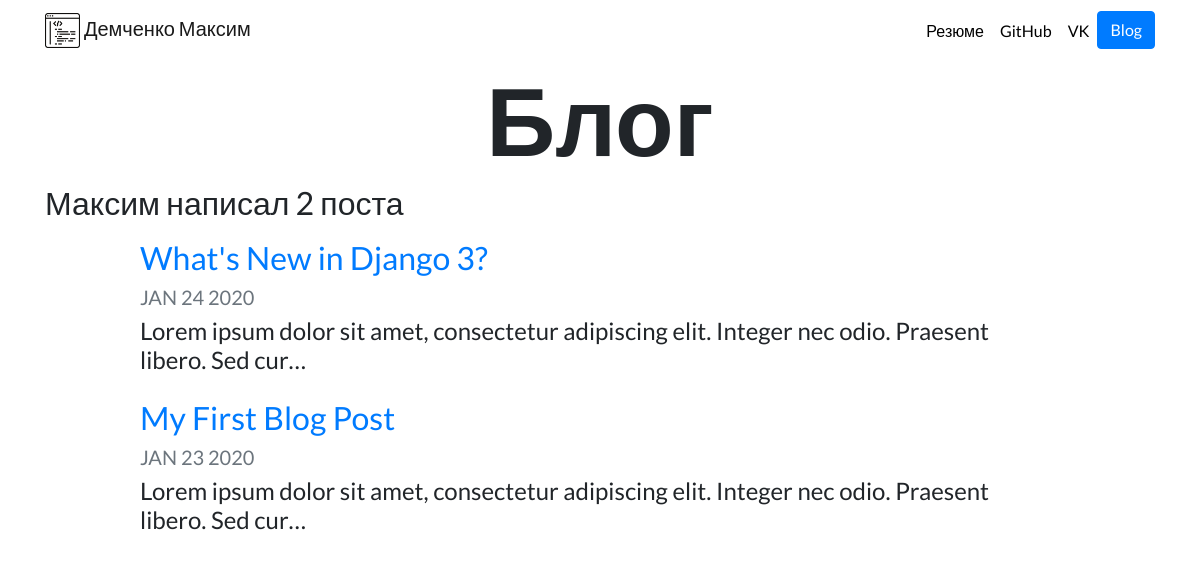
Screenshot of /blog/ with the database file from the repository.
### blog/models.py (models this page shows, shortened)
class Blog(models.Model):
    title = models.CharField(max_length=200)
    description = models.TextField()
    date = models.DateField()

### blog/views.py (the view)
# urls.py: path('', views.all_blogs, name='all_blogs'),
def all_blogs(request):
    blogs = Blog.objects.order_by('-date')
    return render(request, 'blog/all_blogs.html', {'blogs':blogs})

### blog/templatetags/pluralize.py (called while the page is built)
@register.filter
def rupluralize(value, arg="дурак,дурака,дураков"):
    args = arg.split(",")
    number = abs(int(value))
    a = number % 10
    b = number % 100
    if (a == 1) and (b != 11):
        return args[0]
    elif (a >= 2) and (a <= 4) and ((b < 10) or (b >= 20)):
        return args[1]
    else:
        return args[2]

### blog/templates/blog/all_blogs.html
{% extends "portfolio/base.html" %}
{% load static %}
{% block content %}
{% load pluralize %}
<h1 id="blogtitle" class="font-weight-bold text-center">Блог</h1>
<h2>Максим написал {{ blogs.count }} {{ blogs.count|rupluralize:"пост, поста, постов" }}
{% for blog in blogs %}
<div class="row justify-content-center my-3">
  <div class="col-md-10">
    <a href="{% url 'blog:detail' blog.id %}">
      <h2>{{ blog.title }}</h2>
    </a>
    <h5 class="text-muted">{{ blog.date|date:'M d Y'|upper }}</h5>
    <h4>{{ blog.description|striptags|truncatechars:100 }}</h4>
  </div>
</div>
{% endfor %}
{% endblock %}

### portfolio/static/portfolio/custom.css (style rules this page uses)
body { font-family: 'Lato', sans-serif; }
#blogtitle { font-size: 6rem; }

### rows the page displays
Blog: title "What's New in Django 3?", date "JAN 24 2020", description "Lorem ipsum dolor sit amet, consectetur adipiscing elit. Integer nec odio. Praesent libero. Sed cur…"
Blog: title "My First Blog Post", date "JAN 23 2020", description "Lorem ipsum dolor sit amet, consectetur adipiscing elit. Integer nec odio. Praesent libero. Sed cur…"

### other values shown
{{ blogs.count }} "2"
{{ blogs.count|rupluralize:"пост, поста, постов" }} "поста"
